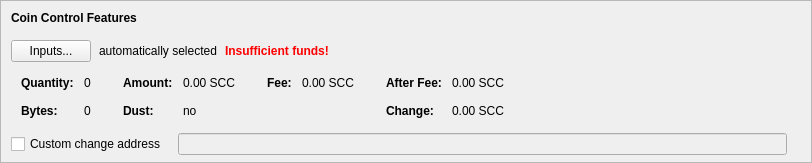
    <widget class="QFrame" name="frameCoinControl">
     <property name="sizePolicy">
      <sizepolicy hsizetype="Expanding" vsizetype="Expanding">
       <horstretch>0</horstretch>
       <verstretch>0</verstretch>
      </sizepolicy>
     </property>
     <property name="maximumSize">
      <size>
       <width>16777215</width>
       <height>16777215</height>
      </size>
     </property>
     <property name="frameShape">
      <enum>QFrame::StyledPanel</enum>
     </property>
     <property name="frameShadow">
      <enum>QFrame::Sunken</enum>
     </property>
     <layout class="QVBoxLayout" name="verticalLayoutCoinControl2">
      <property name="spacing">
       <number>0</number>
      </property>
      <property name="leftMargin">
       <number>0</number>
      </property>
      <property name="topMargin">
       <number>0</number>
      </property>
      <property name="rightMargin">
       <number>0</number>
      </property>
      <property name="bottomMargin">
       <number>6</number>
      </property>
      <item>
       <layout class="QVBoxLayout" name="verticalLayoutCoinControl" stretch="0,0,0,0,1">
        <property name="spacing">
         <number>0</number>
        </property>
        <property name="leftMargin">
         <number>10</number>
        </property>
        <property name="topMargin">
         <number>10</number>
        </property>
        <item>
         <layout class="QHBoxLayout" name="horizontalLayoutCoinControl1">
          <property name="bottomMargin">
           <number>15</number>
          </property>
          <item>
           <widget class="QLabel" name="labelCoinControlFeatures">
            <property name="sizePolicy">
             <sizepolicy hsizetype="Preferred" vsizetype="Maximum">
              <horstretch>0</horstretch>
              <verstretch>0</verstretch>
             </sizepolicy>
            </property>
            <property name="font">
             <font>
              <weight>75</weight>
              <bold>true</bold>
             </font>
            </property>
            <property name="styleSheet">
             <string notr="true">font-weight:bold;</string>
            </property>
            <property name="text">
             <string>Coin Control Features</string>
            </property>
           </widget>
          </item>
         </layout>
        </item>
        <item>
         <layout class="QHBoxLayout" name="horizontalLayoutCoinControl2" stretch="0,0,0,0">
          <property name="spacing">
           <number>8</number>
          </property>
          <property name="bottomMargin">
           <number>10</number>
          </property>
          <item>
           <widget class="QPushButton" name="pushButtonCoinControl">
            <property name="styleSheet">
             <string notr="true"/>
            </property>
            <property name="text">
             <string>Inputs...</string>
            </property>
            <property name="autoDefault">
             <bool>false</bool>
            </property>
           </widget>
          </item>
          <item>
           <widget class="QLabel" name="labelCoinControlAutomaticallySelected">
            <property name="text">
             <string>automatically selected</string>
            </property>
            <property name="margin">
             <number>5</number>
            </property>
           </widget>
          </item>
          <item>
           <widget class="QLabel" name="labelCoinControlInsuffFunds">
            <property name="font">
             <font>
              <weight>75</weight>
              <bold>true</bold>
             </font>
            </property>
            <property name="styleSheet">
             <string notr="true">color:red;font-weight:bold;</string>
            </property>
            <property name="text">
             <string>Insufficient funds!</string>
            </property>
            <property name="margin">
             <number>5</number>
            </property>
           </widget>
          </item>
          <item>
           <spacer name="horizontalSpacerCoinControl">
            <property name="orientation">
             <enum>Qt::Horizontal</enum>
            </property>
            <property name="sizeHint" stdset="0">
             <size>
              <width>40</width>
              <height>1</height>
             </size>
            </property>
           </spacer>
          </item>
         </layout>
        </item>
        <item>
         <widget class="QWidget" name="widgetCoinControl" native="true">
          <property name="sizePolicy">
           <sizepolicy hsizetype="Preferred" vsizetype="Preferred">
            <horstretch>0</horstretch>
            <verstretch>0</verstretch>
           </sizepolicy>
          </property>
          <property name="minimumSize">
           <size>
            <width>0</width>
            <height>0</height>
           </size>
          </property>
          <property name="styleSheet">
           <string notr="true"/>
          </property>
          <layout class="QHBoxLayout" name="horizontalLayoutCoinControl5">
           <property name="leftMargin">
            <number>0</number>
           </property>
           <property name="topMargin">
            <number>0</number>
           </property>
           <property name="rightMargin">
            <number>0</number>
           </property>
           <property name="bottomMargin">
            <number>0</number>
           </property>
           <item>
            <layout class="QHBoxLayout" name="horizontalLayoutCoinControl3" stretch="0,0,0,1">
             <property name="spacing">
              <number>20</number>
             </property>
             <property name="topMargin">
              <number>0</number>
             </property>
             <property name="bottomMargin">
              <number>10</number>
             </property>
             <item>
              <layout class="QFormLayout" name="formLayoutCoinControl1">
               <property name="horizontalSpacing">
                <number>10</number>
               </property>
               <property name="verticalSpacing">
                <number>14</number>
               </property>
               <property name="leftMargin">
                <number>10</number>
               </property>
               <property name="topMargin">
                <number>4</number>
               </property>
               <property name="rightMargin">
                <number>6</number>
               </property>
               <item row="0" column="0">
                <widget class="QLabel" name="labelCoinControlQuantityText">
                 <property name="font">
                  <font>
                   <weight>75</weight>
                   <bold>true</bold>
                  </font>
                 </property>
                 <property name="text">
                  <string>Quantity:</string>
                 </property>
                 <property name="margin">
                  <number>0</number>
                 </property>
                </widget>
               </item>
               <item row="0" column="1">
                <widget class="QLabel" name="labelCoinControlQuantity">
                 <property name="cursor">
                  <cursorShape>IBeamCursor</cursorShape>
                 </property>
                 <property name="contextMenuPolicy">
                  <enum>Qt::ActionsContextMenu</enum>
                 </property>
                 <property name="text">
                  <string notr="true">0</string>
                 </property>
                 <property name="margin">
                  <number>0</number>
                 </property>
                 <property name="textInteractionFlags">
                  <set>Qt::LinksAccessibleByMouse|Qt::TextSelectableByKeyboard|Qt::TextSelectableByMouse</set>
                 </property>
                </widget>
               </item>
               <item row="1" column="0">
                <widget class="QLabel" name="labelCoinControlBytesText">
                 <property name="font">
                  <font>
                   <weight>75</weight>
                   <bold>true</bold>
                  </font>
                 </property>
                 <property name="text">
                  <string>Bytes:</string>
                 </property>
                </widget>
               </item>
               <item row="1" column="1">
                <widget class="QLabel" name="labelCoinControlBytes">
                 <property name="cursor">
                  <cursorShape>IBeamCursor</cursorShape>
                 </property>
                 <property name="contextMenuPolicy">
                  <enum>Qt::ActionsContextMenu</enum>
                 </property>
                 <property name="text">
                  <string notr="true">0</string>
                 </property>
                 <property name="textInteractionFlags">
                  <set>Qt::LinksAccessibleByMouse|Qt::TextSelectableByKeyboard|Qt::TextSelectableByMouse</set>
                 </property>
                </widget>
               </item>
              </layout>
             </item>
             <item>
              <layout class="QFormLayout" name="formLayoutCoinControl2">
               <property name="horizontalSpacing">
                <number>10</number>
               </property>
               <property name="verticalSpacing">
                <number>14</number>
               </property>
               <property name="leftMargin">
                <number>6</number>
               </property>
               <property name="topMargin">
                <number>4</number>
               </property>
               <property name="rightMargin">
                <number>6</number>
               </property>
               <item row="0" column="0">
                <widget class="QLabel" name="labelCoinControlAmountText">
                 <property name="font">
                  <font>
                   <weight>75</weight>
                   <bold>true</bold>
                  </font>
                 </property>
                 <property name="text">
                  <string>Amount:</string>
                 </property>
                 <property name="margin">
                  <number>0</number>
                 </property>
                </widget>
               </item>
               <item row="0" column="1">
                <widget class="QLabel" name="labelCoinControlAmount">
                 <property name="cursor">
                  <cursorShape>IBeamCursor</cursorShape>
                 </property>
                 <property name="contextMenuPolicy">
                  <enum>Qt::ActionsContextMenu</enum>
                 </property>
                 <property name="text">
                  <string notr="true">0.00 SCC</string>
                 </property>
                 <property name="textInteractionFlags">
                  <set>Qt::LinksAccessibleByMouse|Qt::TextSelectableByKeyboard|Qt::TextSelectableByMouse</set>
                 </property>
                </widget>
               </item>
               <item row="1" column="0">
                <widget class="QLabel" name="labelCoinControlLowOutputText">
                 <property name="font">
                  <font>
                   <weight>75</weight>
                   <bold>true</bold>
                  </font>
                 </property>
                 <property name="text">
                  <string>Dust:</string>
                 </property>
                </widget>
               </item>
               <item row="1" column="1">
                <widget class="QLabel" name="labelCoinControlLowOutput">
                 <property name="cursor">
                  <cursorShape>IBeamCursor</cursorShape>
                 </property>
                 <property name="contextMenuPolicy">
                  <enum>Qt::ActionsContextMenu</enum>
                 </property>
                 <property name="text">
                  <string notr="true">no</string>
                 </property>
                 <property name="textInteractionFlags">
                  <set>Qt::LinksAccessibleByMouse|Qt::TextSelectableByKeyboard|Qt::TextSelectableByMouse</set>
                 </property>
                </widget>
               </item>
              </layout>
             </item>
             <item>
              <layout class="QFormLayout" name="formLayoutCoinControl3">
               <property name="horizontalSpacing">
                <number>10</number>
               </property>
               <property name="verticalSpacing">
                <number>14</number>
               </property>
               <property name="leftMargin">
                <number>6</number>
               </property>
               <property name="topMargin">
                <number>4</number>
               </property>
               <property name="rightMargin">
                <number>6</number>
               </property>
               <item row="0" column="0">
                <widget class="QLabel" name="labelCoinControlFeeText">
                 <property name="font">
                  <font>
                   <weight>75</weight>
                   <bold>true</bold>
                  </font>
                 </property>
                 <property name="text">
                  <string>Fee:</string>
                 </property>
                 <property name="margin">
                  <number>0</number>
                 </property>
                </widget>
               </item>
               <item row="0" column="1">
                <widget class="QLabel" name="labelCoinControlFee">
                 <property name="cursor">
                  <cursorShape>IBeamCursor</cursorShape>
                 </property>
                 <property name="contextMenuPolicy">
                  <enum>Qt::ActionsContextMenu</enum>
                 </property>
                 <property name="text">
                  <string notr="true">0.00 SCC</string>
                 </property>
                 <property name="textInteractionFlags">
                  <set>Qt::LinksAccessibleByMouse|Qt::TextSelectableByKeyboard|Qt::TextSelectableByMouse</set>
                 </property>
                </widget>
               </item>
              </layout>
             </item>
             <item>
              <layout class="QFormLayout" name="formLayoutCoinControl4">
               <property name="horizontalSpacing">
                <number>10</number>
               </property>
               <property name="verticalSpacing">
                <number>14</number>
               </property>
               <property name="leftMargin">
                <number>6</number>
               </property>
               <property name="topMargin">
                <number>4</number>
               </property>
               <property name="rightMargin">
                <number>6</number>
               </property>
               <item row="0" column="0">
                <widget class="QLabel" name="labelCoinControlAfterFeeText">
                 <property name="font">
                  <font>
                   <weight>75</weight>
                   <bold>true</bold>
                  </font>
                 </property>
                 <property name="text">
                  <string>After Fee:</string>
                 </property>
                 <property name="margin">
                  <number>0</number>
                 </property>
                </widget>
               </item>
               <item row="0" column="1">
                <widget class="QLabel" name="labelCoinControlAfterFee">
                 <property name="cursor">
                  <cursorShape>IBeamCursor</cursorShape>
                 </property>
                 <property name="contextMenuPolicy">
                  <enum>Qt::ActionsContextMenu</enum>
                 </property>
                 <property name="text">
                  <string notr="true">0.00 SCC</string>
                 </property>
                 <property name="textInteractionFlags">
                  <set>Qt::LinksAccessibleByMouse|Qt::TextSelectableByKeyboard|Qt::TextSelectableByMouse</set>
                 </property>
                </widget>
               </item>
               <item row="1" column="0">
                <widget class="QLabel" name="labelCoinControlChangeText">
                 <property name="font">
                  <font>
                   <weight>75</weight>
                   <bold>true</bold>
                  </font>
                 </property>
                 <property name="text">
                  <string>Change:</string>
                 </property>
                </widget>
               </item>
               <item row="1" column="1">
                <widget class="QLabel" name="labelCoinControlChange">
                 <property name="cursor">
                  <cursorShape>IBeamCursor</cursorShape>
                 </property>
                 <property name="contextMenuPolicy">
                  <enum>Qt::ActionsContextMenu</enum>
                 </property>
                 <property name="text">
                  <string notr="true">0.00 SCC</string>
                 </property>
                 <property name="textInteractionFlags">
                  <set>Qt::LinksAccessibleByMouse|Qt::TextSelectableByKeyboard|Qt::TextSelectableByMouse</set>
                 </property>
                </widget>
               </item>
              </layout>
             </item>
            </layout>
           </item>
          </layout>
         </widget>
        </item>
        <item>
         <layout class="QHBoxLayout" name="horizontalLayoutCoinControl4" stretch="0,0,0">
          <property name="spacing">
           <number>12</number>
          </property>
          <property name="sizeConstraint">
           <enum>QLayout::SetDefaultConstraint</enum>
          </property>
          <property name="topMargin">
           <number>5</number>
          </property>
          <property name="rightMargin">
           <number>5</number>
          </property>
          <item>
           <widget class="QCheckBox" name="checkBoxCoinControlChange">
            <property name="toolTip">
             <string>If this is activated, but the change address is empty or invalid, change will be sent to a newly generated address.</string>
            </property>
            <property name="text">
             <string>Custom change address</string>
            </property>
           </widget>
          </item>
          <item>
           <widget class="QValidatedLineEdit" name="lineEditCoinControlChange">
            <property name="enabled">
             <bool>false</bool>
            </property>
            <property name="sizePolicy">
             <sizepolicy hsizetype="Expanding" vsizetype="Fixed">
              <horstretch>0</horstretch>
              <verstretch>0</verstretch>
             </sizepolicy>
            </property>
           </widget>
          </item>
          <item>
           <widget class="QLabel" name="labelCoinControlChangeLabel">
            <property name="sizePolicy">
             <sizepolicy hsizetype="Preferred" vsizetype="Expanding">
              <horstretch>0</horstretch>
              <verstretch>0</verstretch>
             </sizepolicy>
            </property>
            <property name="minimumSize">
             <size>
              <width>0</width>
              <height>0</height>
             </size>
            </property>
            <property name="text">
             <string/>
            </property>
            <property name="margin">
             <number>3</number>
            </property>
           </widget>
          </item>
         </layout>
        </item>
        <item>
         <spacer name="verticalSpacerCoinControl">
          <property name="orientation">
           <enum>Qt::Vertical</enum>
          </property>
          <property name="sizeHint" stdset="0">
           <size>
            <width>800</width>
            <height>1</height>
           </size>
          </property>
         </spacer>
        </item>
       </layout>
      </item>
     </layout>
    </widget>
